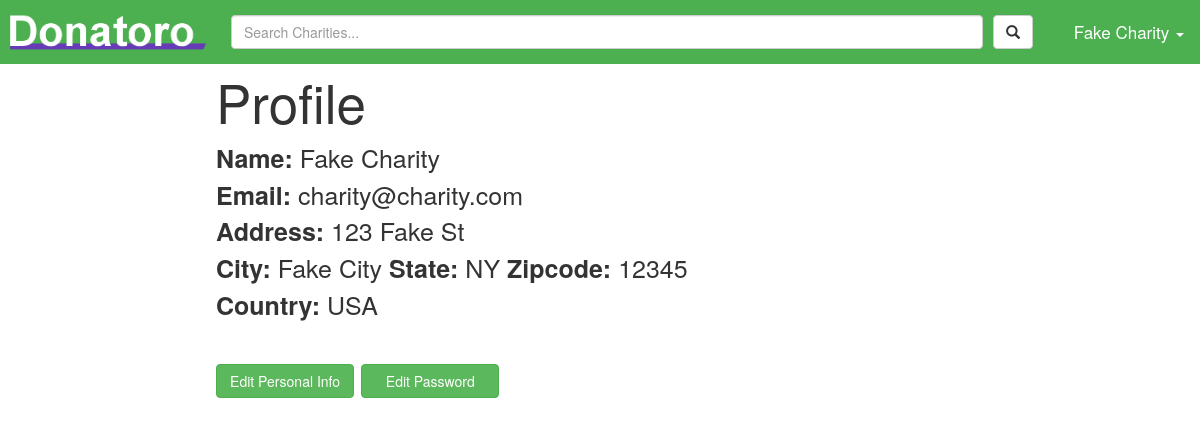
/profile (signed in), run on an earlier commit of the app's database.
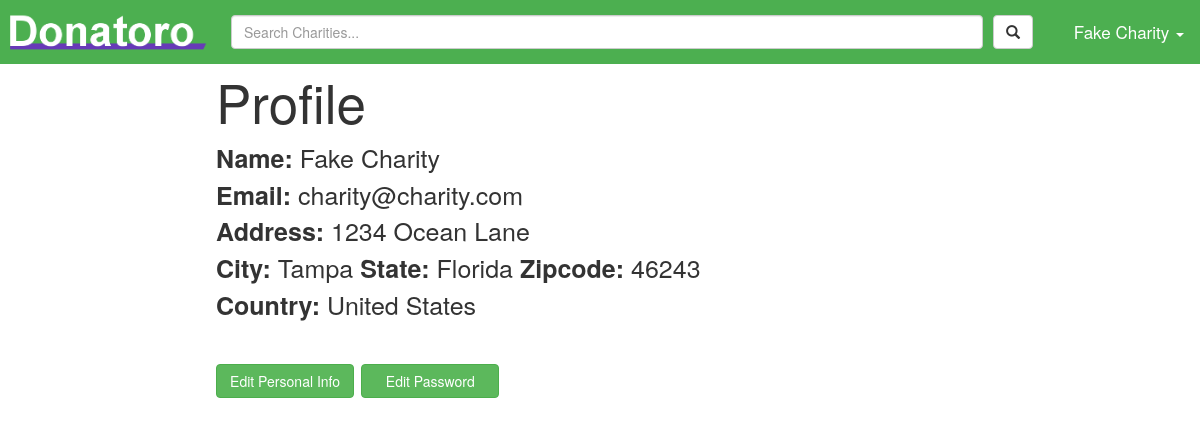
And on a later commit of the database.
### tables this page shows
CREATE TABLE "charity_info" ("name" TEXT NOT NULL , "501c" TEXT NOT NULL , "description" TEXT NOT NULL , "streetAddress" TEXT NOT NULL , "city" TEXT NOT NULL , "state" TEXT NOT NULL , "zip" INTEGER NOT NULL , "country" TEXT NOT NULL , "userID" INTEGER NOT NULL  UNIQUE , "charID" INTEGER PRIMARY KEY  NOT NULL  UNIQUE );

### donatoro.py (the view)
@app.route('/profile', methods = ['GET', 'POST'])
def profile():
    user = getUserById(session['userId'])
    if user["isDonor"] == 1:
        info = getDonorInfoByUserId(session['userId'])
        return render_template('DonorProfile/donorProfile.jinja', username=(info["firstName"]+" "+info["lastName"]), email=user["email"], address=info["streetAdd1"], address2=info["streetAdd2"], city=info["city"], state=info["state"], zipcode=info["zip"])
    else:
        info = getCharityInfoByUserId(session['userId'])
        return render_template('CharityProfile/charityProfile.jinja', username=info["name"], email=user["email"], address=info["streetAdd"], city=info["city"], state=info["state"], zipcode=info["zip"], country=info["country"])

### dataBaseLogic.py (called while the page is built)
def get_db():
    return sqlite3.connect(app.config['DATABASE'])

def query_db(query, args=(), one=False):
    cur = get_db().execute(query, args)
    return cur
    cur.close()
    return test

def getUserById(userId):
    user = query_db('select * from user where id=?', (userId,)).fetchone()
    return dict(id=user[0], password=user[2], email=user[1], isDonor=user[3])

def getCharityInfoByUserId(userId):
    charity = query_db('select * from charity_info where userID=?', (userId,)).fetchone()
    return dict(name=charity[0], identificationNum=charity[1], description=charity[2], streetAdd = charity[3],
                 city=charity[4], state=charity[5], zip=charity[6], country=charity[7], userId=charity[8], charId=charity[9])

### templates/CharityProfile/charityProfile.jinja
{% extends "base.jinja" %}
{% block head %}
    <link rel="stylesheet" type="text/css" href="{{ url_for('static', filename='stylesheets/profile.css') }}" />
{% endblock %}
{% block body %}
    <div class="profileContainer">
        <div class="profileTitle">
            Profile
        </div>
        <b>Name:</b>
        {{username}}
        <br>
        <b>Email:</b>
        {{email}}
        <br>
        <b>Address:</b>
        {{address}}
        <br>
        <b>City:</b>
        {{city}}
        <b>State:</b>
        {{state}}
        <b>Zipcode:</b>
        {{zipcode}}
        <br>
        <b>Country:</b>
        {{country}}
        <br>
        <br>
        <button class="btn btn-success profileButtons" onClick="location.href='../personal'" >Edit Personal Info</button>
        <button class="btn btn-success profileButtons" onClick="location.href='../password'">Edit Password</button>
    </div>
{% endblock %}

### templates/base.jinja (shortened to what this page needs)
<!DOCTYPE html>
<html lang="en">
<head>
    <link rel="stylesheet" type="text/css" href="{{ url_for('static', filename='stylesheets/font-awesome.min.css') }}" />
    <link rel="stylesheet" type="text/css" href="{{ url_for('static', filename='stylesheets/base.css') }}" />
    <link rel="stylesheet" href="https://maxcdn.bootstrapcdn.com/bootstrap/3.3.7/css/bootstrap.min.css">
    {% block head %}
    {% endblock %}
</head>
<body>
    <div class="topnav">
        {% if username != null %}
            <a href="/newsFeed"><img src="/static/images/Donatoro-logo.png" class="logo"/></a>
            <div class="dropdown username">
                <button class="dropdown-toggle username" type="button" data-toggle="dropdown">{{username}}
                <span class="caret"></span></button>
            </div>
            <div id="searchDiv">
                <form class="navbar-form navbar-left" id="searchForm" role="search">
                    <button type="submit" class="btn btn-default searchIcon"><span class="glyphicon glyphicon-search"></span></button>
                    <span><input type="text" class="form-control searchBar" placeholder="Search Charities..."></span>
                </form>
            </div>
        {% else %}
            <a href="/"><img src="/static/images/Donatoro-logo.png" class="logo"/></a>
        {% endif %}
    </div>
{% block body %}
{% endblock %}
</body>
</html>

What changed in the data, as far as the page shows it:
changed charity_info "Fake Charity": streetAddress "123 Fake St" → "1234 Ocean Lane"; city "Fake City" → "Tampa"; state "NY" → "Florida"; zip "12345" → "46243"; country "USA" → "United States"
